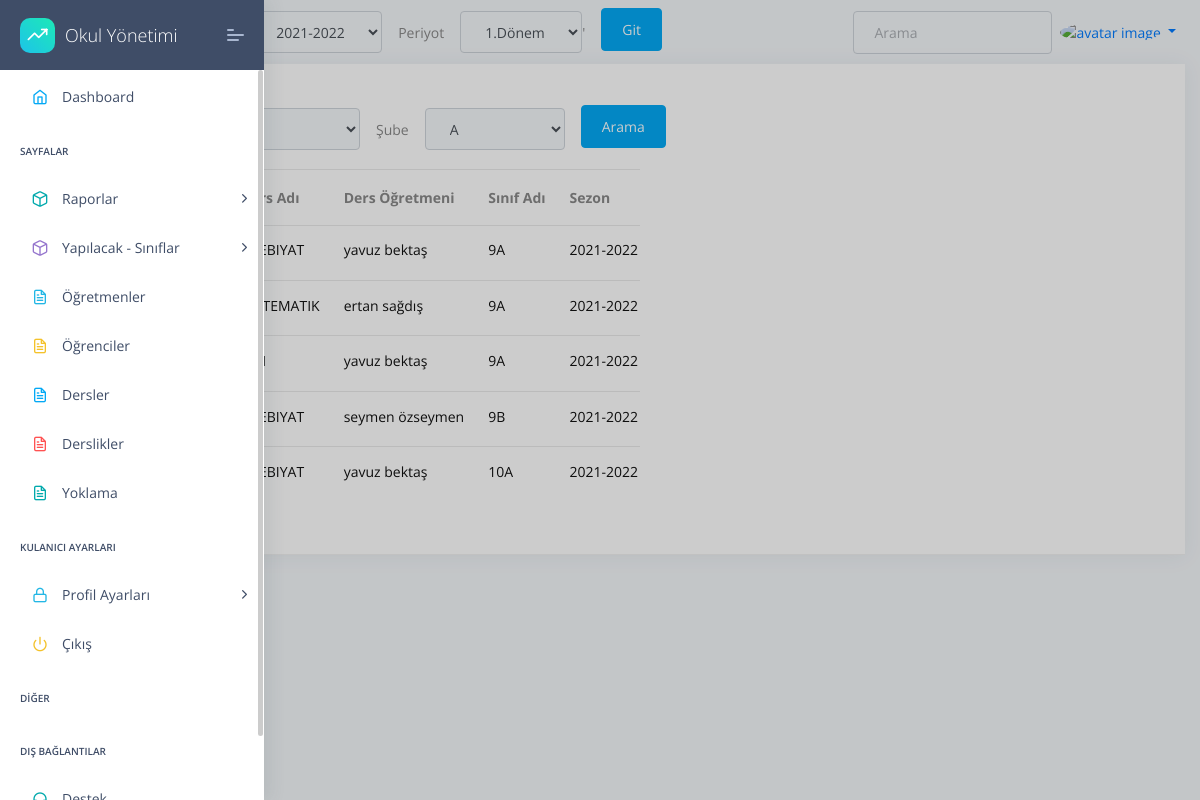
Screenshot of /lessons/lessons/list/ with the database file from the repository.
### apps/lessons/models.py (models this page shows, shortened)
class LessonClassList(models.Model):
    className= models.ForeignKey(StudentList,unique=False, related_name='lesson_classname', on_delete=models.CASCADE)
    lesson=models.ForeignKey(Lesson, related_name='lesson_lesson', on_delete=models.CASCADE)
    teacher=models.ForeignKey(Profil,blank=True, related_name='lesson_profil', on_delete=models.CASCADE)
    def __str__(self):
      return str(self.className)

class Lesson(models.Model):
    name=models.CharField(max_length=30)
    code=models.CharField(max_length=5)

### apps/home/models.py (models this page shows, shortened)
class Profil(models.Model):
    user=models.OneToOneField(User,on_delete=models.CASCADE,related_name="user")
    TC=models.CharField(max_length=11,unique=True,validators=[validateEven],blank=True,null=True)# regex eklenecek, validasyon yapilacak
    image=models.ImageField(upload_to="images/ogretmenler/",blank=True,null=True,default='images/person.png')
    job=models.ForeignKey(JobsTable,on_delete=models.CASCADE,unique=False,blank=True,null=True)
    phone=models.CharField(validators=[validatePhone], max_length=17, blank=True,default="05",null=True,unique=False) # regex eklenecek, validasyon yapilacak
    adress=models.TextField(max_length=100,unique=False,blank=True,null=True)
    isWorking=models.BooleanField(default=True,unique=False,blank=True,null=True)
    HESCode=models.CharField(max_length=12,unique=True,validators=[validateHesCode],blank=True,null=True)
    birthdate=models.DateField(("Doğum Tarihiniz"), auto_now=False, auto_now_add=False,unique=False,blank=True,null=True)
    sexualChoice=(('Kız','Kız'),
              ('Erkek','Erkek'),
              ('Diger','Diğer'),
    )
    gender=CharField(max_length=10 ,choices=sexualChoice,unique=False,blank=True,null=True)

class Session(models.Model):
    session=models.CharField(max_length=10,default="2021-2022",unique=True)
    active=models.BooleanField(default=False)
    def __str__(self):
      return self.session

### apps/student/models.py (models this page shows)
class StudentList(models.Model):
    className=models.ForeignKey(Classes,on_delete=models.CASCADE)
    session=models.ForeignKey(Session,on_delete=models.CASCADE)
    periods=models.ForeignKey(Period,on_delete=models.CASCADE)
    seating_arrangement=models.CharField(max_length=10000,default=" / / / / / / / / / / / / / / / / / / / / / / / ")
    students=models.ManyToManyField(Student,blank=True)
    mainteacher=models.ForeignKey(Profil,on_delete=models.CASCADE,blank=True,verbose_name="Sınıf Öğretmeni",related_name='teacher')
    class Meta:
        ordering = ('className',"session","periods",)
    def __str__(self):
        return  str(self.session.session)+' '+self.periods.period +' '+str(self.className.level.level)+self.className.className.name

### apps/classes/models.py (models this page shows)
class Classes(models.Model):
    className=models.ForeignKey(ClassNames,on_delete=models.CASCADE,default="")
    level=models.ForeignKey(ClassLevels,on_delete=models.CASCADE)
    def __str__(self):
        return self.level.level+self.className.name

class ClassLevels(models.Model):
    level=models.CharField(default="9",max_length=2,unique=True)
    def __str__(self):
        return self.level

class ClassNames(models.Model):
    name=models.CharField(default="A",max_length=1,unique=True)
    class Meta:
        ordering = ('name',)
    def __str__(self):
        return self.name

### apps/lessons/views.py (the view)
# urls.py: path('lessons/list/', views.LessonClassListList.as_view()  ,name='LessonClassListList'),
class LessonClassListList(ListView):
    model=LessonClassList
    template_name="lesson/lesson-list.html"
    def get_context_data(self, **kwargs):
        context = super().get_context_data(**kwargs)
        context['classLevels']=ClassLevels.objects.all()
        context['sessions']=Session.objects.all()
        context['periods']=Period.objects.all()
        context['classNames']=ClassNames.objects.all()
        return context
    def get_queryset(self):
        queryset = {"lessonClassList": LessonClassList.objects.all()}
        sessionUpdate(self.request)
        session=Session.objects.get(active=True)
        period=Period.objects.get(active=True)
        className = self.request.GET.get("className")
        classLevel = self.request.GET.get("classLevel")
        query={}
        if className!="0" and className!=None:
            query['className__className__className__name__contains']=className
        else:
            query['className__className__className__name__contains']=""
        if classLevel!="0" and classLevel!=None:
            query['className__className__level__level__contains']=classLevel
        else:
            query['className__className__level__level__contains']=""
        query["className__session__session__contains"]=session
        query["className__periods__period__contains"]=period
        queryset = {"lessonClassList": LessonClassList.objects.filter(**query)}
        print(LessonClassList.objects.filter(**query))
        return queryset

### apps/attendance/views.py (called while the page is built)
def sessionUpdate(request):
    if request.GET.get("sessionID"):
        try:
            oldSession = Session.objects.get(active=1)
            oldSession.active=False
            oldSession.save()
        except:
            pass
        newSession=request.GET.get("sessionID")
        print("Yeni sezon : ",newSession)
        newSession = Session.objects.get(session=newSession)
        newSession.active=True
        newSession.save()
    if request.GET.get("periodID"):
        try:
            oldPeriod = Period.objects.get(active=1)
            oldPeriod.active=False
            oldPeriod.save()
        except:
            pass
        newPeriod =request.GET.get("periodID")
        print("Yeni Period  : ",newPeriod )
        newPeriod  = Period.objects.get(period=newPeriod )
        newPeriod.active=True
        newPeriod.save()

### apps/home/models.py (called while the page is built)
    def __str__(self):
      return self.period

### apps/templates/lesson/lesson-list.html (shortened to what this page needs)
{% extends "layouts/base.html" %}
{% block content %}
<div class="col-xl-12 col-md-6">
    <div class="card ">
        <div class="card-header">
            <h5>Derslik Tablosu</h5>
            {% include 'lesson/filter.html' %}
        </div>
        <div class="card-block px-0 py-3 col-md-6">
            <div class="table-responsive">
                <table class="table table-hover">
                    <thead>
                        <tr>
                            <th scope="col">Dersin Kodu</th>
                            <th scope="col">Ders Adı</th>
                            <th scope="col">Ders Öğretmeni</th>
                            <th scope="col">Sınıf Adı</th>
                            <th scope="col">Sezon</th>
                        </tr>
                    </thead>
                    <tbody>
                        {% for studentlist in object_list.lessonClassList %}
                        <tr class="unread">
                            <td title="Ders Kodu">
                                <h6 class="mb-1">{{studentlist.lesson.code}} </h6>
                            </td>
                            <td title="Ders Adı">
                                <h6 class="mb-1">{{studentlist.lesson.name}} </h6>
                            </td>
                            <td title="Öğretmen">
                                <h6 class="mb-1">{{studentlist.teacher.user.first_name}}  {{studentlist.teacher.user.last_name}}</h6>
                            </td>
                            <td title="Sınıf">
                                <h6 class="mb-1">{{studentlist.className.className}} </h6>
                            </td>
                            <td title="Sezon">
                                <h6 class="mb-1">{{studentlist.className.session}} </h6>
                            </td>
                        </tr>
                        {% endfor %}
                    </tbody>
                </table>
            </div>
        </div>
    </div>
</div>
{% endblock content %}

### rows the page displays
LessonClassList: lesson.name "EDEBIYAT", teacher.user.first_name "yavuz", teacher.user.last_name "bektaş", className.className "9A", className.session "2021-2022"
LessonClassList: lesson.name "MATEMATIK", teacher.user.first_name "ertan", teacher.user.last_name "sağdış", className.className "9A", className.session "2021-2022"
LessonClassList: teacher.user.first_name "yavuz", teacher.user.last_name "bektaş", className.className "9A", className.session "2021-2022"
LessonClassList: lesson.name "EDEBIYAT", teacher.user.first_name "seymen", teacher.user.last_name "özseymen", className.className "9B", className.session "2021-2022"
LessonClassList: lesson.name "EDEBIYAT", teacher.user.first_name "yavuz", teacher.user.last_name "bektaş", className.className "10A", className.session "2021-2022"

### other values shown
form field sessionID "2021-2022"
form field periodID "1.Dönem"
form field classLevel "9"
form field className "A"
